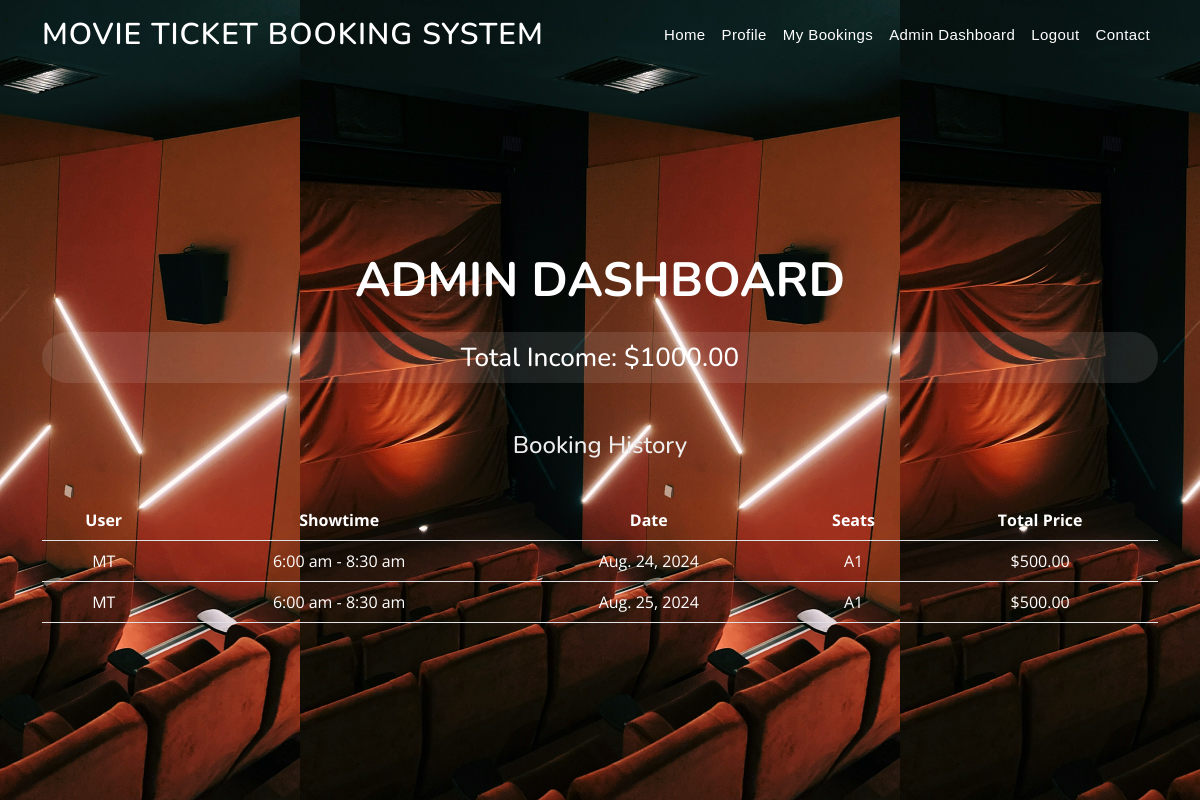
Before: /admin-dashboard/ (signed in) with the older database file.
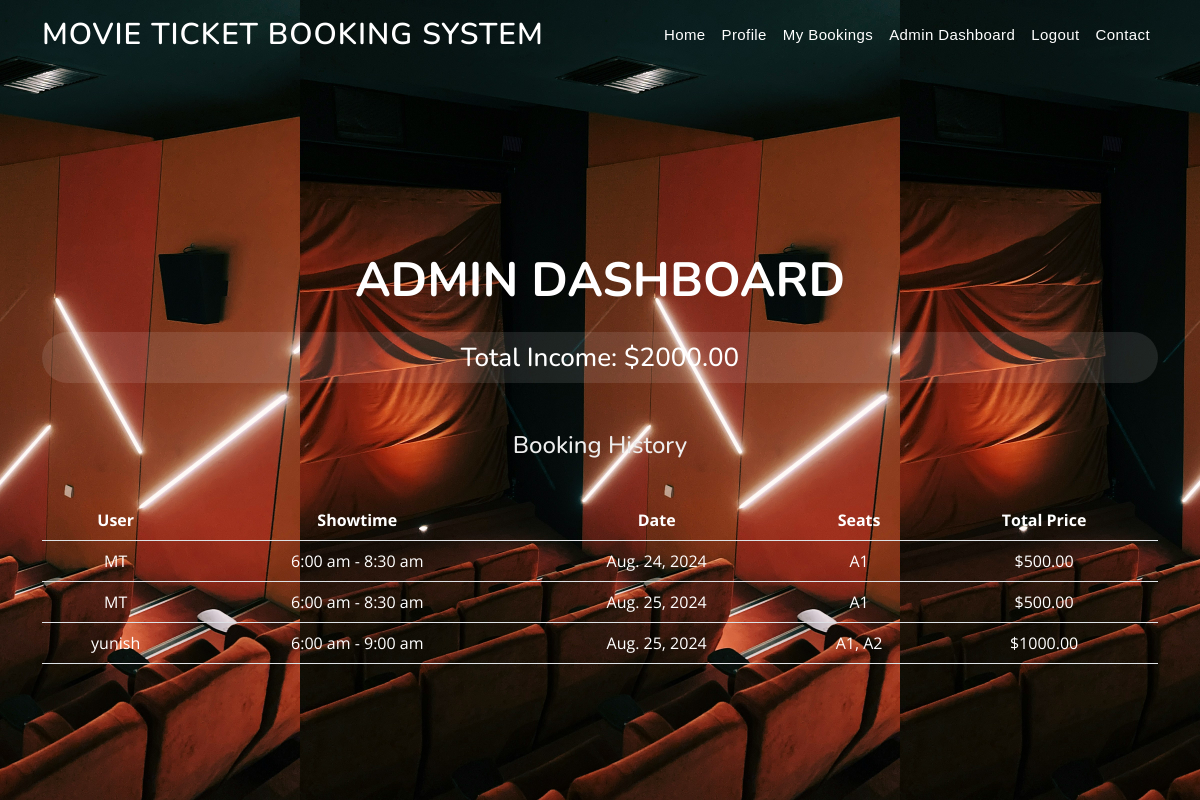
After: the same page with the newer database file.
### MT_main/models.py (models this page shows, shortened)
class Bookings(models.Model):
    user = models.ForeignKey(User, on_delete=models.CASCADE)
    show_name = models.CharField(max_length=200, null=True)
    screen=models.ForeignKey(Screening, on_delete=models.CASCADE,null=True)
    showtime = models.ForeignKey(ShowTime, on_delete=models.CASCADE, null=True)
    user_seat = models.CharField(max_length=300, null=True)
    show_date = models.ForeignKey(ShowDate, on_delete=models.CASCADE, null=True)
    total_price = models.DecimalField(max_digits=10, decimal_places=2, default=0.00)
    cinema_name = models.CharField(max_length=200, null=True)
    cinema_location = models.CharField(max_length=200, null=True)
    total_seat = models.CharField(max_length=200, null=True)
    is_visible = models.BooleanField(default=True)
    @property
    def user_seat_as_list(self):
        return self.user_seat.split(',')

class ShowTime(models.Model):
    time = models.CharField(max_length=100, null=True)
    showtimes=models.ForeignKey('Cinemas',on_delete=models.CASCADE,null=True)
    def __str__(self):
        return self.time

class ShowDate(models.Model):
    date = models.DateField(null=True, blank=True)
    showdates=models.ForeignKey('Cinemas',on_delete=models.CASCADE,null=True)

### MT_main/views.py (the view)
# urls.py: path('admin-dashboard/', views.admin_dashboard, name='admin_dashboard'),
@login_required(login_url="/auth/login/")
@user_passes_test(is_admin, login_url="/")
def admin_dashboard(request):
    bookings = Bookings.objects.all().select_related("showtime", "show_date", "user")
    totalIncome = sum(booking.total_price for booking in bookings)
    context = {
        "bookings": bookings,
        "totalIncome": totalIncome,
    }
    return render(request, "admin_dashboard.html", context)

### MT_main/views.py (called while the page is built)
def is_admin(user):
    return user.is_superuser

### Templates/admin_dashboard.html (shortened to what this page needs)
{% extends "base.html" %}
{% block content %}
<div class="container mt-5 text-white"><br><br>
    <br><br><br><br><h1 class="mb-4">Admin Dashboard</h1>
    <h3>Total Income: ${{ totalIncome }}</h3>
    <h2 class="mt-5">Booking History</h2>
    <div class="table-responsive">
        <table class="table table-striped text-white">
            <thead>
                <tr>
                    <th>User</th>
                    <th>Showtime</th>
                    <th>Date</th>
                    <th>Seats</th>
                    <th>Total Price</th>
                </tr>
            </thead>
            <tbody>
                {% for booking in bookings %}
                <tr>
                    <td class="text-white">{{ booking.user.username }}</td>
                    <td class="text-white">{{ booking.showtime }}</td>
                    <td class="text-white">{{ booking.show_date.date }}</td>
                    <td class="text-white">{{ booking.user_seat_as_list|join:", " }}</td>
                    <td class="text-white">${{ booking.total_price }}</td>
                </tr>
                {% empty %}
                <tr>
                    <td colspan="5" class="text-center">No bookings found</td>
                </tr>
                {% endfor %}
            </tbody>
        </table>
    </div>
</div>
{% endblock %}

Changed rows visible on the page:
added Bookings: user.username "yunish", showtime "6:00 am - 9:00 am", show_date "Aug. 25, 2024", user_seat_as_list "A1, A2", total_price "1000.00"
Other visible differences:
{{ totalIncome }}: "1000.00" → "2000.00"
